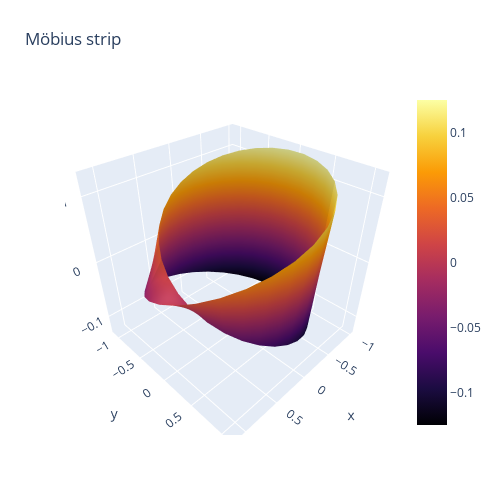

Source (notebook cell):
### Code cell
a_ = np.linspace(0, 2.0 * np.pi,30)
b_ = np.linspace(-0.25, 0.25, 5)
a_, b_ = np.meshgrid(a_, b_)
x_ = (1 + 0.5 * b_ * np.cos(a_ / 2.0)) * np.cos(a_)
y_ = (1 + 0.5 * b_ * np.cos(a_ / 2.0)) * np.sin(a_)
z_ = 0.5 * b_ * np.sin(a_ / 2.0)

fig = go.Figure(data=[go.Surface(x=x_, y=y_, z=z_, colorscale='Inferno')])
fig.update_layout(title='Möbius strip',
                  autosize=False,
                  width=500,
                  height=500,
                  margin=dict(l=65, r=50, b=65, t=90))
fig.show()

### Figure 1 — Plotly figure (JSON) as saved in the notebook; plotly's stock layout.template omitted (floating-point values rounded to 4 significant figures; data arrays with more than 128 entries replaced by an {"elided": "..."} marker saying what was removed)
{"data": [{"colorscale": [[0, "#000004"], [0.1111, "#1b0c41"], [0.2222, "#4a0c6b"], [0.3333, "#781c6d"], [0.4444, "#a52c60"], [0.5556, "#cf4446"], [0.6667, "#ed6925"], [0.7778, "#fb9b06"], [0.8889, "#f7d13d"], [1, "#fcffa4"]], "type": "surface", "x": {"elided": "5x30 float values"}, "y": {"elided": "5x30 float values"}, "z": {"elided": "5x30 float values"}}], "layout": {"autosize": false, "height": 500, "margin": {"b": 65, "l": 65, "r": 50, "t": 90}, "title": {"text": "Möbius strip"}, "width": 500}}
